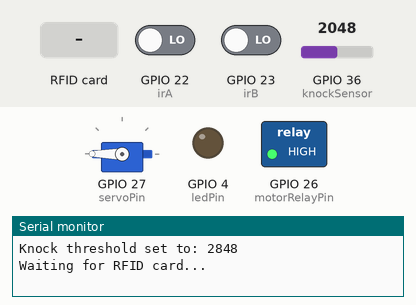
Bench run of a sketch on a simulated ESP32. On the bench: servo, switched loads named in the sketch (green lamp = pin HIGH), output pins drawn as LEDs (lit = HIGH), the last lines printed to the serial monitor. Dashed ring = blinking. The test bench sets the inputs (shaded band); at power-on: GPIO 36 (knockSensor) = 2048, GPIO 22 (irA) LOW, GPIO 23 (irB) LOW.

Above: at 1.3 s.
1.4 s: RFID card 5E 7A 19 C4 held to the reader
At 1.48 s:
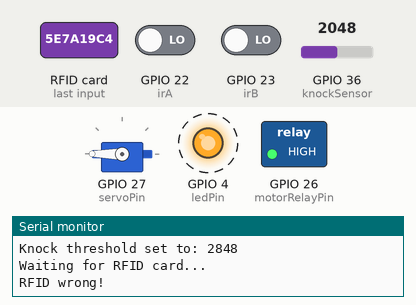
3.3 s: RFID card F3 4C 5E EC held to the reader
At 3.37 s:
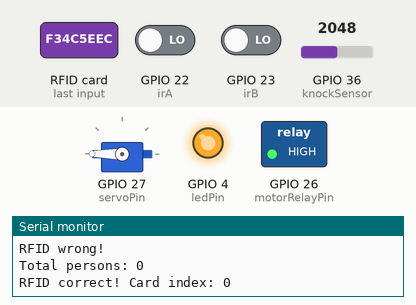
4.8 s: GPIO 36 (knockSensor) set to 2807
6.3 s: GPIO 36 (knockSensor) set to 2883
At 7.6 s:
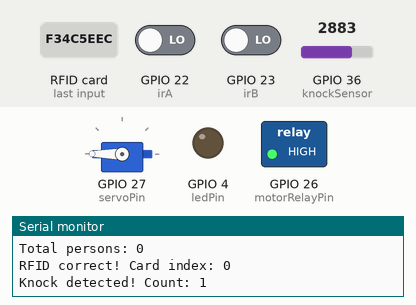
Timing chart, 0 to 10.3 s (numbered marks = the images above; inputs shaded):
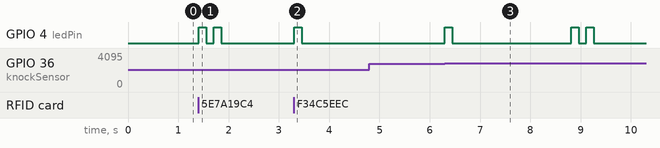

Measured:
- the behaviour switches between 2847 and 2848 on GPIO 36 (knockSensor) (found by bisection; images 2 and 3)
- after the input at 1.4 s, GPIO 4 (ledPin): alternates HIGH for 0.15 s and LOW for 0.15 s, 4 changes in all, then stays LOW, starting at once
- after the input at 3.3 s, GPIO 4 (ledPin): LOW → HIGH at once, → LOW 0.15 s later
- after the input at 4.8 s, every drawn part: stays the same
- after the input at 6.3 s, GPIO 4 (ledPin): goes HIGH 0.15 s, LOW 2.4 s, HIGH 0.15 s, LOW 0.15 s, HIGH 0.15 s, then LOW, starting at once

The sketch:

powerKnock.ino
```cpp
#include <SPI.h>
#include <Adafruit_PN532.h>
#include <ESP32Servo.h>

// --- RFID SPI pins ---
#define PN532_SCK  33
#define PN532_MOSI 13
#define PN532_MISO 35
#define PN532_SS   25
Adafruit_PN532 nfc(PN532_SS);

// --- Servo ---
Servo myServo;
const int servoPin = 27;

// --- LED ---
const int ledPin = 4;

// --- Knock Sensor ---
const int knockSensor = 36;
int threshold = 800;
const unsigned long debounceTime = 250;
bool knockActive = false;
unsigned long lastKnockTime = 0;
int knockCount = 0;
const unsigned long interKnockTimeout = 2500;
unsigned long lastKnockDetected = 0;

// --- Servo timing ---
bool accessGranted = false;
unsigned long accessStartTime = 0;
const unsigned long accessDuration = 10000;

// --- RFID UIDs and knock patterns ---
uint8_t allowedUIDs[4][4] = {
  {0xF3, 0x4C, 0x5E, 0xEC},  // Card 1
  {0x1A, 0x87, 0xCA, 0x62},  // Card 2
  {0x9A, 0x5E, 0xA1, 0x62},  // Card 3
  {0x5A, 0xA9, 0xCF, 0x62}   // Card 4
};
int knockPatterns[4] = {3, 7, 2, 5}; // corresponding knock counts
int currentRequiredKnocks = 0;
bool rfidMatched = false;
int currentCardIndex = -1;

// --- IR Sensors ---
const int irA = 22;
const int irB = 23;
int totalPersons = 0;
bool prevA = HIGH;
bool prevB = HIGH;
unsigned long lastATime = 0;
unsigned long lastBTime = 0;
const unsigned long MAX_DIFF = 1000; // 1 second max difference
bool counted = false; // for IR debounce

// --- Motor Relay ---
const int motorRelayPin = 26;
const bool relayActiveLow = true;

void setup() {
  Serial.begin(115200);

  // Servo setup
  myServo.attach(servoPin);
  myServo.write(180); // closed

  // LED setup
  pinMode(ledPin, OUTPUT);
  digitalWrite(ledPin, LOW);

  // Knock baseline
  long sum = 0;
  for(int i=0; i<20; i++){
    sum += analogRead(knockSensor);
    delay(5);
  }
  int baseline = sum / 20;
  threshold += baseline;
  Serial.print("Knock threshold set to: "); Serial.println(threshold);

  // Initialize PN532
  SPI.begin(PN532_SCK, PN532_MISO, PN532_MOSI, PN532_SS);
  nfc.begin();
  uint32_t versiondata = nfc.getFirmwareVersion();
  if (!versiondata) {
    Serial.println("PN532 not found!");
    while(1);
  }
  nfc.SAMConfig();
  Serial.println("Waiting for RFID card...");

  // IR sensor setup
  pinMode(irA, INPUT);
  pinMode(irB, INPUT);

  // Motor relay setup
  pinMode(motorRelayPin, OUTPUT);
  if(relayActiveLow) digitalWrite(motorRelayPin, HIGH); // OFF
  else digitalWrite(motorRelayPin, LOW); // OFF
}

void loop() {
  unsigned long now = millis();

  // RFID + Knock Logic
  checkRFID();
  detectKnock();

  // IR Sensor counting (independent of door)
  checkIR();

  // Access duration for servo
  if(accessGranted && now - accessStartTime >= accessDuration){
    myServo.write(180);  // close
    digitalWrite(ledPin, LOW);
    accessGranted = false;
    rfidMatched = false;
    currentCardIndex = -1;
  }

  // Motor relay control
  if(totalPersons > 0){
    if(relayActiveLow) digitalWrite(motorRelayPin, LOW);
    else digitalWrite(motorRelayPin, HIGH);
  } else{
    if(relayActiveLow) digitalWrite(motorRelayPin, HIGH);
    else digitalWrite(motorRelayPin, LOW);
  }

  delay(10); // small delay for loop stability
}

// ----------------- Functions -----------------

void checkRFID(){
  if(!rfidMatched && !accessGranted){
    uint8_t success;
    uint8_t uid[7];
    uint8_t uidLength;
    success = nfc.readPassiveTargetID(PN532_MIFARE_ISO14443A, uid, &uidLength);

    if(success){
      bool allowed = false;
      for(int i=0; i<4; i++){
        allowed = true;
        for(int j=0; j<4; j++){
          if(uid[j] != allowedUIDs[i][j]){
            allowed = false;
            break;
          }
        }
        if(allowed){
          currentCardIndex = i;
          currentRequiredKnocks = knockPatterns[i];
          break;
        }
      }

      if(allowed){
        Serial.print("RFID correct! Card index: "); Serial.println(currentCardIndex);
        blinkLED(1);
        rfidMatched = true;
        knockCount = 0;
        lastKnockDetected = 0;
      } else {
        Serial.println("RFID wrong!");
        blinkLED(2);
      }
      delay(500); // debounce
    }
  }
}

void detectKnock(){
  unsigned long now = millis();
  int val = analogRead(knockSensor);
  if(val >= threshold && !knockActive && now - lastKnockTime > debounceTime){
    knockActive = true;
    lastKnockTime = now;
    knockCount++;
    lastKnockDetected = now;
    Serial.print("Knock detected! Count: "); Serial.println(knockCount);
    blinkLED(1);
  }

  if(val < threshold) knockActive = false;

  // Evaluate knock pattern after pause
  if(rfidMatched && knockCount > 0 && (now - lastKnockDetected > interKnockTimeout)){
    if(knockCount == currentRequiredKnocks){
      Serial.println("Access granted!");
      digitalWrite(ledPin, HIGH);
      myServo.write(0); // open
      accessStartTime = now;
      accessGranted = true;
    } else {
      Serial.println("Wrong knock pattern. Scan RFID again.");
      blinkLED(2);
      rfidMatched = false;
    }

    knockCount = 0;
    lastKnockDetected = 0;
    currentCardIndex = -1;
  }
}

// ---------------- IR counting independent ----------------
void checkIR(){
  int stateA = digitalRead(irA);
  int stateB = digitalRead(irB);
  unsigned long now = millis();

  // Detect falling edges
  if(stateA == LOW && prevA == HIGH) lastATime = now;
  if(stateB == LOW && prevB == HIGH) lastBTime = now;

  // Both triggered within MAX_DIFF
  if(lastATime && lastBTime){
    long diff = (long)lastATime - (long)lastBTime;

    if(abs(diff) < MAX_DIFF && !counted){
      if(diff < 0) totalPersons++;  // A->B Entry
      else totalPersons--;           // B->A Exit
      if(totalPersons < 0) totalPersons = 0;

      Serial.print("Total persons: "); Serial.println(totalPersons);
      counted = true;  // mark counted
    }

    // Reset after counting
    if(abs(diff) >= MAX_DIFF || (stateA == HIGH && stateB == HIGH)){
      lastATime = 0;
      lastBTime = 0;
      counted = false;
    }
  }

  prevA = stateA;
  prevB = stateB;
}

// --- LED blink function ---
void blinkLED(int times){
  for(int i=0; i<times; i++){
    digitalWrite(ledPin, HIGH);
    delay(150);
    digitalWrite(ledPin, LOW);
    delay(150);
  }
}
```
